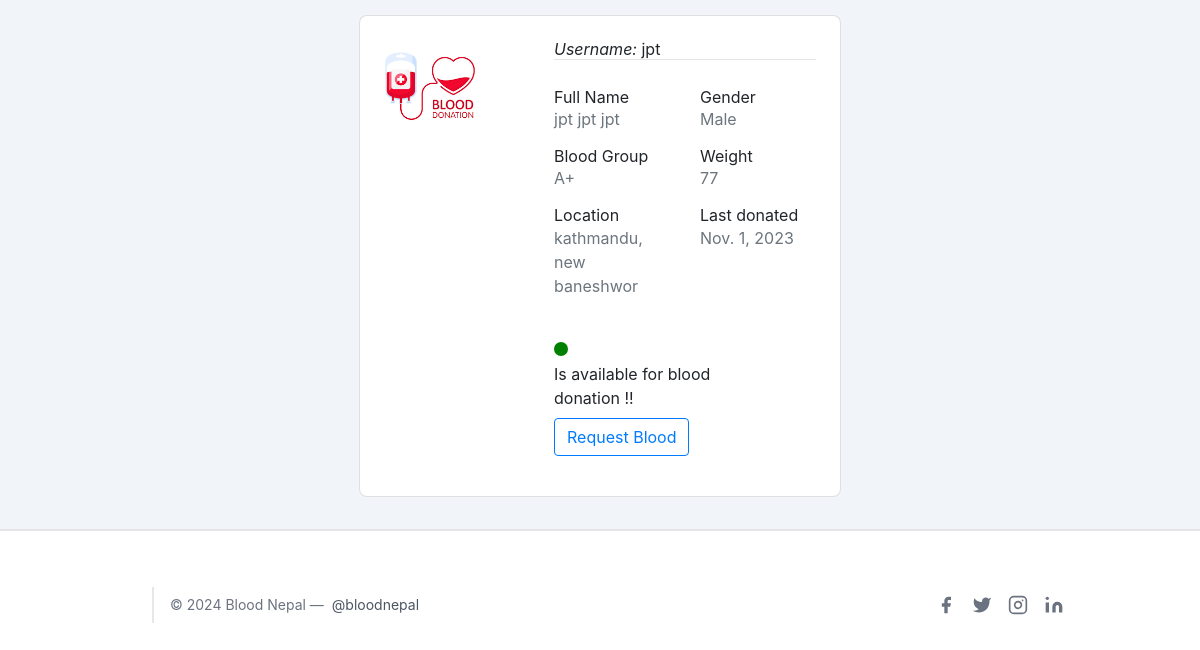
/donor (signed in, lower part), run on an earlier commit of the app's database.
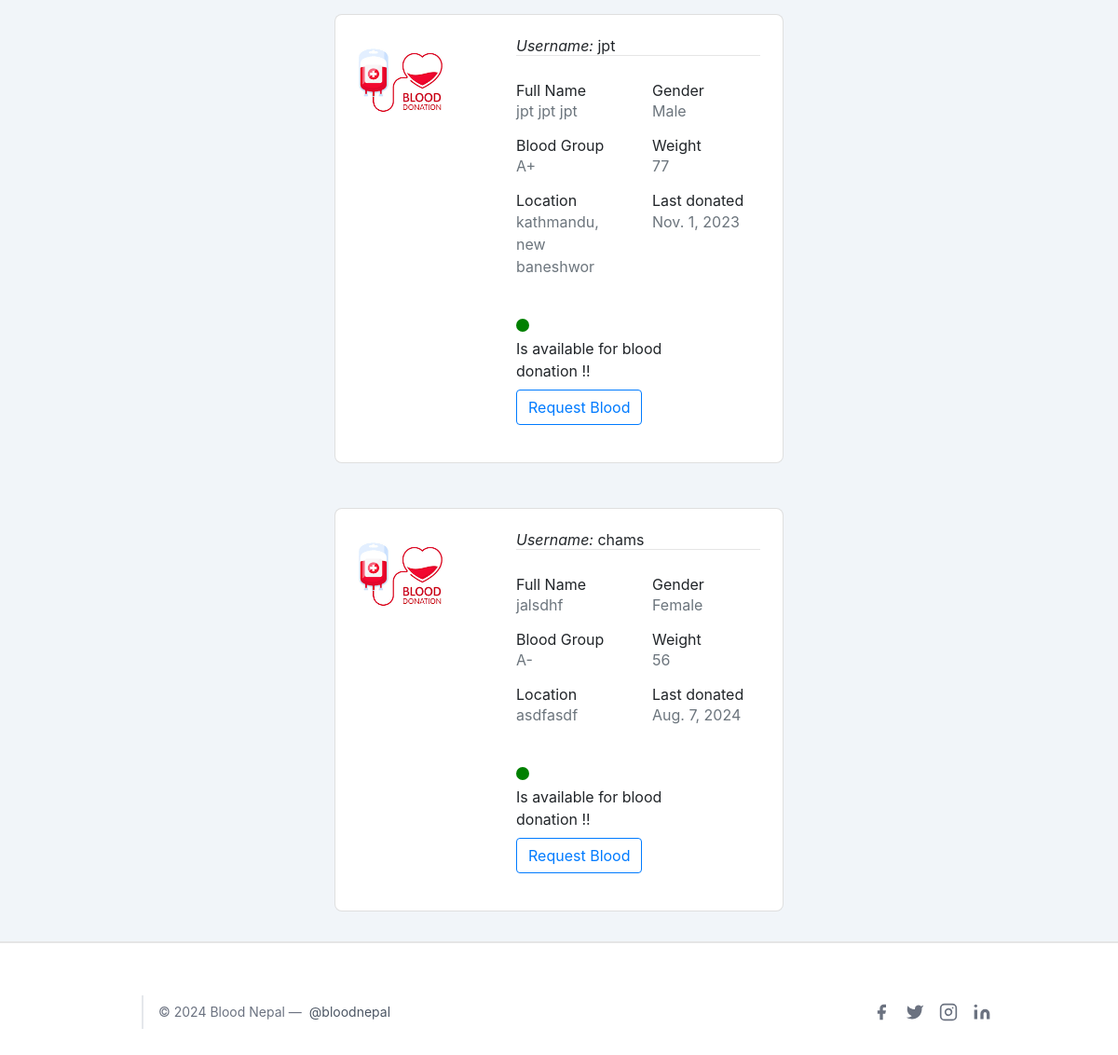
And on a later commit of the database.
### profile_/models.py (models this page shows, shortened)
class SignUp(models.Model):
    user = models.OneToOneField(User, on_delete = models.CASCADE)
    full_name = models.CharField(max_length = 120, null=False, blank=False )
    email = models.EmailField( null=False, blank=False)
    phone = models.IntegerField(null=True)
    gender = models.CharField(max_length=6, choices= GenderChoices , default='Male')
    profile_photo = models.ImageField(upload_to = 'images/')
    location = models.CharField(max_length=40)
    blood_group = models.CharField(choices=Blood_Group_Choices,max_length=3)
    weight = models.IntegerField( null=True, blank=False)
    ready_to_donate = models.CharField(choices=R_CHOICES ,null=True, max_length=4, default='yes')
    last_donation = models.DateField(null=True)

### profile_/views.py (the view)
# urls.py: path('donor', views.donors_profile, name='donor'),
@login_required
def donors_profile(request):
    username = request.user.username
    donor = SignUp.objects.all()
    return render(request, "profile/donor.html", {'donor': donor, 'username': username})

### profile_/templates/profile/donor.html (shortened to what this page needs)
{% extends 'profile/base.html' %}
{% block body %}
{% for donor in donor  %}
<section class="vh-40" style="background-color: rgb(241 245 249);">
  <div class="container py-3 h-15">
    <div class="row d-flex justify-content-center align-items-center h-100">
      <div class="col col-lg-6 mb-4 mb-lg-0">
        <div class="card mb-3" style="border-radius: .5rem;">
          <div class="row g-0">
            <div class="col-md-4 gradient-custom text-center text-white"
              style="border-top-left-radius: .5rem; border-bottom-left-radius: .5rem;">
              <img src={{ donor.profile_photo.url }}
                alt="" class="img-fluid my-4" style="width: 300px;" />
                <p><strong>{{donor.full_name}}</strong></p>
            </div>
            <div class="col-md-8">
              <div class="card-body p-4">
                <h6><i>Username:</i> {{donor.user}}</h6>
                <hr class="mt-0 mb-4">
                <div class="row pt-1">
                   <div class="col-6 mb-3">
                    <h6>Full Name</h6>
                    <p class="text-muted">{{donor.full_name}}</p>
                  </div>
                  <div class="col-6 mb-3">
                    <h6>Gender</h6>
                    <p class="text-muted">{{donor.gender}}</p>
                  </div>
                  <div class="col-6 mb-3">
                    <h6>Blood Group</h6>
                    <p class="text-muted">{{donor.blood_group}}</p>
                  </div>
                  <div class="col-6 mb-3">
                    <h6>Weight</h6>
                    <p class="text-muted">{{donor.weight}}</p>
                  </div>
                  <div class="col-6 mb-3">
                    <h6>Location</h6>
                    <p class="text-muted">{{donor.location}}</p>
                  </div>
                  <div class="col-6 mb-3">
                    <h6>Last donated</h6>
                    <p class="text-muted">{{donor.last_donation}}</p>
                  </div>
                  <div class="col-10 mb-3">
                      {% if donor.ready_to_donate == 'yes' %} <br>
                      <input type="radio" checked style="appearance: none; width: 14px; height: 14px; border-radius: 50%;  background-color: green; " >
                      <label for="yes">   Is available for blood donation  !! </label>
                      <a href="{% url 'requestblood' donor.id %}">
                        <button class="btn btn-outline-primary my-2 my-sm-0" type="submit">  Request Blood </button>
                      </a>
                       {% endif %}
                  </div>
                </div>
            </div>
          </div>
        </div>
      </div>
    </div>
  </div>
</section>
{% endfor %}
  <hr>
  <hr>
  {% endblock body %}

What changed in the data, as far as the page shows it:
added SignUp: profile_photo (picture), user "chams", full_name "jalsdhf", gender "Female", blood_group "A-", weight "56", location "asdfasdf", last_donation "Aug. 7, 2024"
